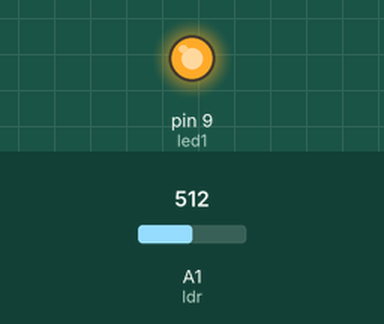
A sketch run on a simulated Arduino Uno, built with avr-gcc and run on an emulated ATmega328P. On the bench: output pins drawn as LEDs (lit = HIGH). The test bench sets the inputs (shaded band); at power-on: A1 (ldr) = 512. What the sketch prints to the serial monitor is not drawn.

Above: at 0.1 s.
Timing chart, 0 to 1.6 s (numbered marks = the images above):
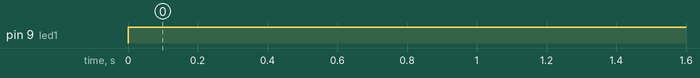

Measured:
- by itself, pin 9 (led1): LOW → HIGH at 0.00 s

The sketch:

alg_b.ino
```cpp
//Declarando variaveis:
#define led1 9
#define ldr A1
int luminosidade = 0, saida = 0;

void setup(){
  Serial.begin(9600); //Iniciando a comunicação serial
  pinMode(led1, OUTPUT);

} //Fim SETUP

void loop(){
  luminosidade = analogRead(ldr); //Le a entrada do LDR

  saida = map(luminosidade, 10, 90, 0, 255); //Mapiea o valor de 0-1023 do LDR para 0-255 do pwm

  analogWrite(led1, saida); //saida no led

  Serial.println(luminosidade);
} //Fim VOID
```
